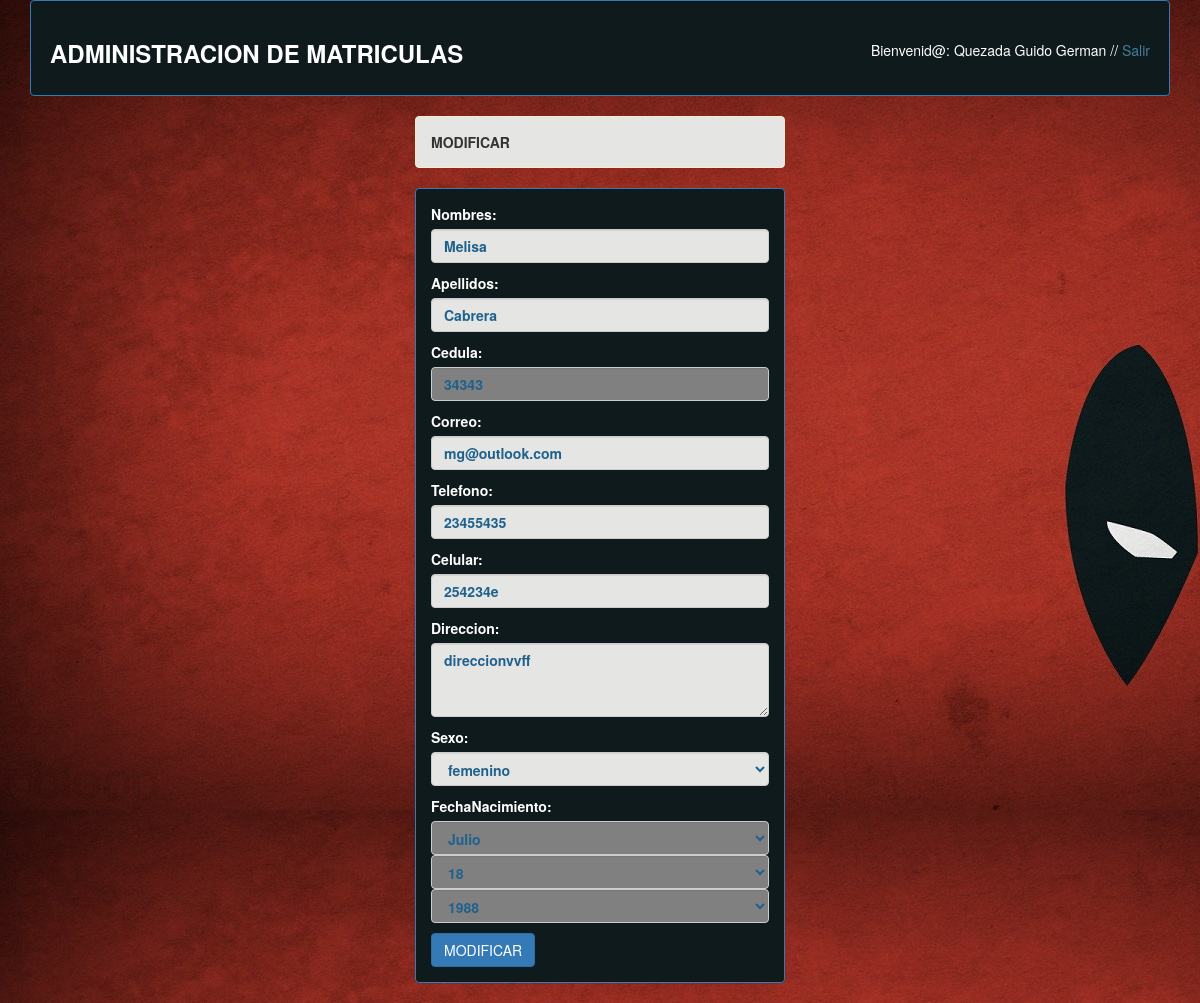
The app's page /administrar/modificarAlumno?ced=34343 (signed in) with its own data.
### gestion/models.py (models this page shows, shortened)
class Alumno(models.Model):
	lGenero=(
		('f','femenino'),
		('m','masculino'),
	)
	eliminado=models.BooleanField(default=False)
	nombres=models.CharField(max_length=30)
	apellidos=models.CharField(max_length=30)
	cedula=models.CharField(max_length=10, unique=True)
	correo=models.EmailField(max_length=30, blank=True, null=True)
	telefono=models.CharField(max_length=15, blank=True, null=True)
	celular=models.CharField(max_length=15, blank=True, null=True)
	direccion=models.TextField(max_length=100, default="direccion")
	sexo=models.CharField(max_length=10,choices=lGenero)
	fechaNacimiento=models.DateField(blank=True, null=True)

### gestion/views.py (the view, shortened to what this page needs)
def modificarAlumno(request):
	alumno=Alumno.objects.get(cedula=request.GET['ced'])
	obF=FormAlumno(request.POST or None)
	context={
		'form':obF,
		't':'MODIFICAR',
	}
	obF.fields['nombres'].initial=alumno.nombres
	obF.fields['apellidos'].initial=alumno.apellidos
	obF.fields['cedula'].initial=alumno.cedula
	obF.fields['correo'].initial=alumno.correo
	obF.fields['telefono'].initial=alumno.telefono
	obF.fields['celular'].initial=alumno.celular
	obF.fields['direccion'].initial=alumno.direccion
	obF.fields['sexo'].initial=alumno.sexo
	obF.fields['fechaNacimiento'].initial=alumno.fechaNacimiento
	obF.fields['cedula'].widget.attrs['readonly'] = True
	obF.fields['fechaNacimiento'].widget.attrs['readonly'] = True
	obF.fields['fechaNacimiento'].disabled=True
	return render(request, 'crear.html',context)

### gestion/forms.py
class FormAlumno(forms.ModelForm):
	class Meta:
		esteAño=datetime.date.today().year
		year=range(esteAño-100,esteAño+1)
		model=Alumno
		fields=['nombres','apellidos','cedula','correo','telefono','celular','direccion','sexo','fechaNacimiento']
		widgets = {
            'nombres': forms.TextInput(attrs={'class': 'form-control'}),
            'apellidos': forms.TextInput(attrs={'class': 'form-control'}),
            'cedula': forms.TextInput(attrs={'class': 'form-control'}),
            'correo': forms.EmailInput(attrs={'class': 'form-control'}),
            'telefono': forms.TextInput(attrs={'class': 'form-control'}),
            'celular': forms.TextInput(attrs={'class': 'form-control'}),
            'direccion': forms.Textarea(attrs={'class': 'form-control', 'rows': '3'}),
            'sexo': forms.Select(attrs={'class': 'form-control'}),
            'fechaNacimiento': forms.SelectDateWidget(
		        empty_label=("Año", "Mes", "Dia"),
		        years=year,
		        attrs={'class': 'form-control'},
		    ),
        }

### templates/crear.html (shortened to what this page needs)
{% extends 'master.html'%}
	{% block contenido%}
	<div class='container-fluid'>
		<div class="row">
			<div class="col-xs-6 col-md-4">
			</div>
			<div class="col-xs-6 col-md-4">
				<div class="alert alert-warning"><strong>{{t | upper}}</strong></div>
				<div class="panel panel-default ">
					<div class="panel-body">
						<form method="POST" >{% csrf_token %}
							{% for campo in form %}
								<p>{{ campo.errors }} {{ campo.label_tag }} {{ campo }}</p>
							{% endfor %}
							<input type="submit" value={{t}} class="btn btn-primary" onclick="if(!confirm('Confirme su peticion'))return false"> </input>
						</form>
					</div>
				</div>
			</div>
		</div>
	</div>
	{% endblock contenido%}

### templates/header.html
<div class='container'>
	<div class='well'>
		<div class="row">
			<div class="col-xs-6">
				<h3><strong><a href="/administrar">ADMINISTRACION DE MATRICULAS</a></strong></h3>
			</div>
			<div class="col-xs-6"></br>
				{% if request.user.is_authenticated %}
				<p class="text-right">
					Bienvenid@:
						{{ request.user.last_name }} {{ request.user.first_name }}
					 //
					<a class="a-unl" href="{% url 'cerrar' %}">
						Salir
					</a>
				</p>
				{% endif %}
			</div>
		</div>
	</div>
</div>

### static/css/estilos.css (style rules this page uses)
.well { background-color: #0f1a1c; border: 1px solid #337ab7; }
body { color: white; }
.panel-default { border-color: #337ab7; }
.panel { background-color: #0f1a1c; }
.alert-warning { color: #333333; background-color: rgb(229, 229, 228); }
h3 strong a:link, h3 strong a:visited { color: white; }
a:link, a:visited { color: #447e9b; text-decoration: none; }
label { color:white; }
.form-control { color: #1F618D; background-color: #e5e5e4; font-weight: 600; }
.form-control[disabled], .form-control[readonly], fieldset[disabled] .form-control { background-color: gray; }

### records on screen
Alumno: form "Melisa" "Cabrera" "34343" "mg@outlook.com" "23455435" "254234e" "direccionvvff" "femenino"

### other values on screen
{{ request.user.last_name }} "Quezada"
{{ request.user.first_name }} "Guido German"
{{ t | upper }} "MODIFICAR"
{{ campo.label_tag }} "Nombres:" "Apellidos:" "Cedula:" "Correo:" "Telefono:" "Celular:" "Direccion:" "Sexo:" "FechaNacimiento:"
